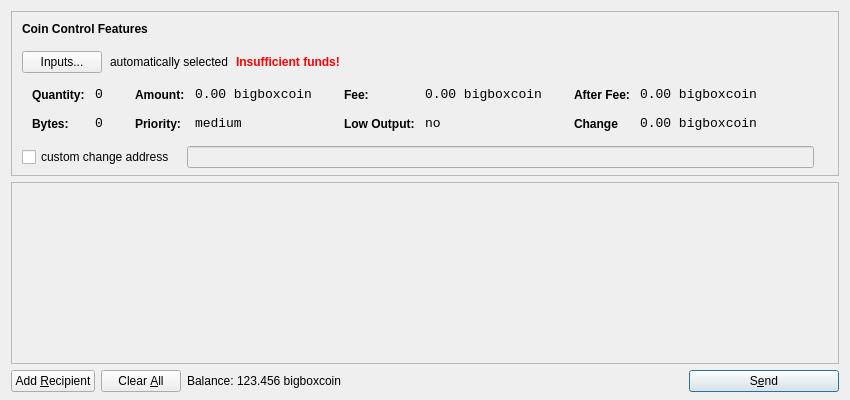
<?xml version="1.0" encoding="UTF-8"?>
<ui version="4.0">
 <class>SendCoinsDialog</class>
 <widget class="QDialog" name="SendCoinsDialog">
  <property name="geometry">
   <rect>
    <x>0</x>
    <y>0</y>
    <width>850</width>
    <height>400</height>
   </rect>
  </property>
  <property name="windowTitle">
   <string>Send Coins</string>
  </property>
  <layout class="QVBoxLayout" name="verticalLayout" stretch="0,1,0">
   <property name="bottomMargin">
    <number>8</number>
   </property>
   <item>
    <widget class="QFrame" name="frameCoinControl">
     <property name="sizePolicy">
      <sizepolicy hsizetype="Expanding" vsizetype="Expanding">
       <horstretch>0</horstretch>
       <verstretch>0</verstretch>
      </sizepolicy>
     </property>
     <property name="maximumSize">
      <size>
       <width>16777215</width>
       <height>16777215</height>
      </size>
     </property>
     <property name="frameShape">
      <enum>QFrame::StyledPanel</enum>
     </property>
     <property name="frameShadow">
      <enum>QFrame::Sunken</enum>
     </property>
     <layout class="QVBoxLayout" name="verticalLayoutCoinControl2">
      <property name="spacing">
       <number>-1</number>
      </property>
      <property name="leftMargin">
       <number>0</number>
      </property>
      <property name="topMargin">
       <number>0</number>
      </property>
      <property name="rightMargin">
       <number>0</number>
      </property>
      <property name="bottomMargin">
       <number>6</number>
      </property>
      <item>
       <layout class="QVBoxLayout" name="verticalLayoutCoinControl" stretch="0,0,0,0,1">
        <property name="spacing">
         <number>0</number>
        </property>
        <property name="leftMargin">
         <number>10</number>
        </property>
        <property name="topMargin">
         <number>10</number>
        </property>
        <item>
         <layout class="QHBoxLayout" name="horizontalLayoutCoinControl1">
          <property name="bottomMargin">
           <number>15</number>
          </property>
          <item>
           <widget class="QLabel" name="labelCoinControlFeatures">
            <property name="sizePolicy">
             <sizepolicy hsizetype="Preferred" vsizetype="Maximum">
              <horstretch>0</horstretch>
              <verstretch>0</verstretch>
             </sizepolicy>
            </property>
            <property name="font">
             <font>
              <weight>75</weight>
              <bold>true</bold>
             </font>
            </property>
            <property name="styleSheet">
             <string notr="true">font-weight:bold;</string>
            </property>
            <property name="text">
             <string>Coin Control Features</string>
            </property>
           </widget>
          </item>
         </layout>
        </item>
        <item>
         <layout class="QHBoxLayout" name="horizontalLayoutCoinControl2" stretch="0,0,0,0">
          <property name="spacing">
           <number>8</number>
          </property>
          <property name="bottomMargin">
           <number>10</number>
          </property>
          <item>
           <widget class="QPushButton" name="pushButtonCoinControl">
            <property name="styleSheet">
             <string notr="true"/>
            </property>
            <property name="text">
             <string>Inputs...</string>
            </property>
           </widget>
          </item>
          <item>
           <widget class="QLabel" name="labelCoinControlAutomaticallySelected">
            <property name="text">
             <string>automatically selected</string>
            </property>
            <property name="margin">
             <number>5</number>
            </property>
           </widget>
          </item>
          <item>
           <widget class="QLabel" name="labelCoinControlInsuffFunds">
            <property name="font">
             <font>
              <weight>75</weight>
              <bold>true</bold>
             </font>
            </property>
            <property name="styleSheet">
             <string notr="true">color:red;font-weight:bold;</string>
            </property>
            <property name="text">
             <string>Insufficient funds!</string>
            </property>
            <property name="margin">
             <number>5</number>
            </property>
           </widget>
          </item>
          <item>
           <spacer name="horizontalSpacerCoinControl">
            <property name="orientation">
             <enum>Qt::Horizontal</enum>
            </property>
            <property name="sizeHint" stdset="0">
             <size>
              <width>40</width>
              <height>1</height>
             </size>
            </property>
           </spacer>
          </item>
         </layout>
        </item>
        <item>
         <widget class="QWidget" name="widgetCoinControl" native="true">
          <property name="sizePolicy">
           <sizepolicy hsizetype="Preferred" vsizetype="Preferred">
            <horstretch>0</horstretch>
            <verstretch>0</verstretch>
           </sizepolicy>
          </property>
          <property name="minimumSize">
           <size>
            <width>0</width>
            <height>0</height>
           </size>
          </property>
          <property name="styleSheet">
           <string notr="true"/>
          </property>
          <layout class="QHBoxLayout" name="horizontalLayoutCoinControl5">
           <property name="margin">
            <number>0</number>
           </property>
           <item>
            <layout class="QHBoxLayout" name="horizontalLayoutCoinControl3" stretch="0,0,0,1">
             <property name="spacing">
              <number>20</number>
             </property>
             <property name="topMargin">
              <number>0</number>
             </property>
             <property name="bottomMargin">
              <number>10</number>
             </property>
             <item>
              <layout class="QFormLayout" name="formLayoutCoinControl1">
               <property name="horizontalSpacing">
                <number>10</number>
               </property>
               <property name="verticalSpacing">
                <number>14</number>
               </property>
               <property name="leftMargin">
                <number>10</number>
               </property>
               <property name="topMargin">
                <number>4</number>
               </property>
               <property name="rightMargin">
                <number>6</number>
               </property>
               <item row="0" column="0">
                <widget class="QLabel" name="labelCoinControlQuantityText">
                 <property name="styleSheet">
                  <string notr="true">font-weight:bold;</string>
                 </property>
                 <property name="text">
                  <string>Quantity:</string>
                 </property>
                 <property name="margin">
                  <number>0</number>
                 </property>
                </widget>
               </item>
               <item row="0" column="1">
                <widget class="QLabel" name="labelCoinControlQuantity">
                 <property name="font">
                  <font>
                   <family>Monospace</family>
                   <pointsize>10</pointsize>
                  </font>
                 </property>
                 <property name="cursor">
                  <cursorShape>IBeamCursor</cursorShape>
                 </property>
                 <property name="contextMenuPolicy">
                  <enum>Qt::ActionsContextMenu</enum>
                 </property>
                 <property name="text">
                  <string>0</string>
                 </property>
                 <property name="margin">
                  <number>0</number>
                 </property>
                 <property name="textInteractionFlags">
                  <set>Qt::LinksAccessibleByMouse|Qt::TextSelectableByKeyboard|Qt::TextSelectableByMouse</set>
                 </property>
                </widget>
               </item>
               <item row="1" column="0">
                <widget class="QLabel" name="labelCoinControlBytesText">
                 <property name="styleSheet">
                  <string notr="true">font-weight:bold;</string>
                 </property>
                 <property name="text">
                  <string>Bytes:</string>
                 </property>
                </widget>
               </item>
               <item row="1" column="1">
                <widget class="QLabel" name="labelCoinControlBytes">
                 <property name="font">
                  <font>
                   <family>Monospace</family>
                   <pointsize>10</pointsize>
                  </font>
                 </property>
                 <property name="cursor">
                  <cursorShape>IBeamCursor</cursorShape>
                 </property>
                 <property name="contextMenuPolicy">
                  <enum>Qt::ActionsContextMenu</enum>
                 </property>
                 <property name="text">
                  <string>0</string>
                 </property>
                 <property name="textInteractionFlags">
                  <set>Qt::LinksAccessibleByMouse|Qt::TextSelectableByKeyboard|Qt::TextSelectableByMouse</set>
                 </property>
                </widget>
               </item>
              </layout>
             </item>
             <item>
              <layout class="QFormLayout" name="formLayoutCoinControl2">
               <property name="horizontalSpacing">
                <number>10</number>
               </property>
               <property name="verticalSpacing">
                <number>14</number>
               </property>
               <property name="leftMargin">
                <number>6</number>
               </property>
               <property name="topMargin">
                <number>4</number>
               </property>
               <property name="rightMargin">
                <number>6</number>
               </property>
               <item row="0" column="0">
                <widget class="QLabel" name="labelCoinControlAmountText">
                 <property name="styleSheet">
                  <string notr="true">font-weight:bold;</string>
                 </property>
                 <property name="text">
                  <string>Amount:</string>
                 </property>
                 <property name="margin">
                  <number>0</number>
                 </property>
                </widget>
               </item>
               <item row="0" column="1">
                <widget class="QLabel" name="labelCoinControlAmount">
                 <property name="font">
                  <font>
                   <family>Monospace</family>
                   <pointsize>10</pointsize>
                  </font>
                 </property>
                 <property name="cursor">
                  <cursorShape>IBeamCursor</cursorShape>
                 </property>
                 <property name="contextMenuPolicy">
                  <enum>Qt::ActionsContextMenu</enum>
                 </property>
                 <property name="text">
                  <string>0.00 bigboxcoin</string>
                 </property>
                 <property name="textInteractionFlags">
                  <set>Qt::LinksAccessibleByMouse|Qt::TextSelectableByKeyboard|Qt::TextSelectableByMouse</set>
                 </property>
                </widget>
               </item>
               <item row="1" column="0">
                <widget class="QLabel" name="labelCoinControlPriorityText">
                 <property name="styleSheet">
                  <string notr="true">font-weight:bold;</string>
                 </property>
                 <property name="text">
                  <string>Priority:</string>
                 </property>
                </widget>
               </item>
               <item row="1" column="1">
                <widget class="QLabel" name="labelCoinControlPriority">
                 <property name="font">
                  <font>
                   <family>Monospace</family>
                   <pointsize>10</pointsize>
                  </font>
                 </property>
                 <property name="cursor">
                  <cursorShape>IBeamCursor</cursorShape>
                 </property>
                 <property name="contextMenuPolicy">
                  <enum>Qt::ActionsContextMenu</enum>
                 </property>
                 <property name="text">
                  <string>medium</string>
                 </property>
                 <property name="textInteractionFlags">
                  <set>Qt::LinksAccessibleByMouse|Qt::TextSelectableByKeyboard|Qt::TextSelectableByMouse</set>
                 </property>
                </widget>
               </item>
              </layout>
             </item>
             <item>
              <layout class="QFormLayout" name="formLayoutCoinControl3">
               <property name="horizontalSpacing">
                <number>10</number>
               </property>
               <property name="verticalSpacing">
                <number>14</number>
               </property>
               <property name="leftMargin">
                <number>6</number>
               </property>
               <property name="topMargin">
                <number>4</number>
               </property>
               <property name="rightMargin">
                <number>6</number>
               </property>
               <item row="0" column="0">
                <widget class="QLabel" name="labelCoinControlFeeText">
                 <property name="styleSheet">
                  <string notr="true">font-weight:bold;</string>
                 </property>
                 <property name="text">
                  <string>Fee:</string>
                 </property>
                 <property name="margin">
                  <number>0</number>
                 </property>
                </widget>
               </item>
               <item row="0" column="1">
                <widget class="QLabel" name="labelCoinControlFee">
                 <property name="font">
                  <font>
                   <family>Monospace</family>
                   <pointsize>10</pointsize>
                  </font>
                 </property>
                 <property name="cursor">
                  <cursorShape>IBeamCursor</cursorShape>
                 </property>
                 <property name="contextMenuPolicy">
                  <enum>Qt::ActionsContextMenu</enum>
                 </property>
                 <property name="text">
                  <string>0.00 bigboxcoin</string>
                 </property>
                 <property name="textInteractionFlags">
                  <set>Qt::LinksAccessibleByMouse|Qt::TextSelectableByKeyboard|Qt::TextSelectableByMouse</set>
                 </property>
                </widget>
               </item>
               <item row="1" column="0">
                <widget class="QLabel" name="labelCoinControlLowOutputText">
                 <property name="styleSheet">
                  <string notr="true">font-weight:bold;</string>
                 </property>
                 <property name="text">
                  <string>Low Output:</string>
                 </property>
                </widget>
               </item>
               <item row="1" column="1">
                <widget class="QLabel" name="labelCoinControlLowOutput">
                 <property name="font">
                  <font>
                   <family>Monospace</family>
                   <pointsize>10</pointsize>
                  </font>
                 </property>
                 <property name="cursor">
                  <cursorShape>IBeamCursor</cursorShape>
                 </property>
                 <property name="contextMenuPolicy">
                  <enum>Qt::ActionsContextMenu</enum>
                 </property>
                 <property name="text">
                  <string>no</string>
                 </property>
                 <property name="textInteractionFlags">
                  <set>Qt::LinksAccessibleByMouse|Qt::TextSelectableByKeyboard|Qt::TextSelectableByMouse</set>
                 </property>
                </widget>
               </item>
              </layout>
             </item>
             <item>
              <layout class="QFormLayout" name="formLayoutCoinControl4">
               <property name="horizontalSpacing">
                <number>10</number>
               </property>
               <property name="verticalSpacing">
                <number>14</number>
               </property>
               <property name="leftMargin">
                <number>6</number>
               </property>
               <property name="topMargin">
                <number>4</number>
               </property>
               <property name="rightMargin">
                <number>6</number>
               </property>
               <item row="0" column="0">
                <widget class="QLabel" name="labelCoinControlAfterFeeText">
                 <property name="styleSheet">
                  <string notr="true">font-weight:bold;</string>
                 </property>
                 <property name="text">
                  <string>After Fee:</string>
                 </property>
                 <property name="margin">
                  <number>0</number>
                 </property>
                </widget>
               </item>
               <item row="0" column="1">
                <widget class="QLabel" name="labelCoinControlAfterFee">
                 <property name="font">
                  <font>
                   <family>Monospace</family>
                   <pointsize>10</pointsize>
                  </font>
                 </property>
                 <property name="cursor">
                  <cursorShape>IBeamCursor</cursorShape>
                 </property>
                 <property name="contextMenuPolicy">
                  <enum>Qt::ActionsContextMenu</enum>
                 </property>
                 <property name="text">
                  <string>0.00 bigboxcoin</string>
                 </property>
                 <property name="textInteractionFlags">
                  <set>Qt::LinksAccessibleByMouse|Qt::TextSelectableByKeyboard|Qt::TextSelectableByMouse</set>
                 </property>
                </widget>
               </item>
               <item row="1" column="0">
                <widget class="QLabel" name="labelCoinControlChangeText">
                 <property name="styleSheet">
                  <string notr="true">font-weight:bold;</string>
                 </property>
                 <property name="text">
                  <string>Change</string>
                 </property>
                </widget>
               </item>
               <item row="1" column="1">
                <widget class="QLabel" name="labelCoinControlChange">
                 <property name="font">
                  <font>
                   <family>Monospace</family>
                   <pointsize>10</pointsize>
                  </font>
                 </property>
                 <property name="cursor">
                  <cursorShape>IBeamCursor</cursorShape>
                 </property>
                 <property name="contextMenuPolicy">
                  <enum>Qt::ActionsContextMenu</enum>
                 </property>
                 <property name="text">
                  <string>0.00 bigboxcoin</string>
                 </property>
                 <property name="textInteractionFlags">
                  <set>Qt::LinksAccessibleByMouse|Qt::TextSelectableByKeyboard|Qt::TextSelectableByMouse</set>
                 </property>
                </widget>
               </item>
              </layout>
             </item>
            </layout>
           </item>
          </layout>
         </widget>
        </item>
        <item>
         <layout class="QHBoxLayout" name="horizontalLayoutCoinControl4" stretch="0,0,0">
          <property name="spacing">
           <number>12</number>
          </property>
          <property name="sizeConstraint">
           <enum>QLayout::SetDefaultConstraint</enum>
          </property>
          <property name="topMargin">
           <number>5</number>
          </property>
          <property name="rightMargin">
           <number>5</number>
          </property>
          <item>
           <widget class="QCheckBox" name="checkBoxCoinControlChange">
            <property name="text">
             <string>custom change address</string>
            </property>
           </widget>
          </item>
          <item>
           <widget class="QLineEdit" name="lineEditCoinControlChange">
            <property name="enabled">
             <bool>false</bool>
            </property>
            <property name="sizePolicy">
             <sizepolicy hsizetype="Expanding" vsizetype="Fixed">
              <horstretch>0</horstretch>
              <verstretch>0</verstretch>
             </sizepolicy>
            </property>
           </widget>
          </item>
          <item>
           <widget class="QLabel" name="labelCoinControlChangeLabel">
            <property name="sizePolicy">
             <sizepolicy hsizetype="Preferred" vsizetype="Expanding">
              <horstretch>0</horstretch>
              <verstretch>0</verstretch>
             </sizepolicy>
            </property>
            <property name="minimumSize">
             <size>
              <width>0</width>
              <height>0</height>
             </size>
            </property>
            <property name="text">
             <string/>
            </property>
            <property name="margin">
             <number>3</number>
            </property>
           </widget>
          </item>
         </layout>
        </item>
        <item>
         <spacer name="verticalSpacerCoinControl">
          <property name="orientation">
           <enum>Qt::Vertical</enum>
          </property>
          <property name="sizeHint" stdset="0">
           <size>
            <width>800</width>
            <height>1</height>
           </size>
          </property>
         </spacer>
        </item>
       </layout>
      </item>
     </layout>
    </widget>
   </item>
   <item>
    <widget class="QScrollArea" name="scrollArea">
     <property name="widgetResizable">
      <bool>true</bool>
     </property>
     <widget class="QWidget" name="scrollAreaWidgetContents">
      <property name="geometry">
       <rect>
        <x>0</x>
        <y>0</y>
        <width>830</width>
        <height>165</height>
       </rect>
      </property>
      <layout class="QVBoxLayout" name="verticalLayout_2">
       <property name="margin">
        <number>0</number>
       </property>
       <item>
        <layout class="QVBoxLayout" name="entries">
         <property name="spacing">
          <number>6</number>
         </property>
        </layout>
       </item>
       <item>
        <spacer name="verticalSpacer">
         <property name="orientation">
          <enum>Qt::Vertical</enum>
         </property>
         <property name="sizeHint" stdset="0">
          <size>
           <width>20</width>
           <height>40</height>
          </size>
         </property>
        </spacer>
       </item>
      </layout>
     </widget>
    </widget>
   </item>
   <item>
    <layout class="QHBoxLayout" name="horizontalLayout">
     <item>
      <widget class="QPushButton" name="addButton">
       <property name="toolTip">
        <string>Send to multiple recipients at once</string>
       </property>
       <property name="text">
        <string>Add &amp;Recipient</string>
       </property>
       <property name="icon">
        <iconset resource="../bitcoin.qrc">
         <normaloff>:/icons/add</normaloff>:/icons/add</iconset>
       </property>
       <property name="autoDefault">
        <bool>false</bool>
       </property>
      </widget>
     </item>
     <item>
      <widget class="QPushButton" name="clearButton">
       <property name="sizePolicy">
        <sizepolicy hsizetype="Minimum" vsizetype="Fixed">
         <horstretch>0</horstretch>
         <verstretch>0</verstretch>
        </sizepolicy>
       </property>
       <property name="toolTip">
        <string>Remove all transaction fields</string>
       </property>
       <property name="text">
        <string>Clear &amp;All</string>
       </property>
       <property name="icon">
        <iconset resource="../bitcoin.qrc">
         <normaloff>:/icons/remove</normaloff>:/icons/remove</iconset>
       </property>
       <property name="autoRepeatDelay">
        <number>300</number>
       </property>
       <property name="autoDefault">
        <bool>false</bool>
       </property>
      </widget>
     </item>
     <item>
      <layout class="QHBoxLayout" name="horizontalLayout_2">
       <property name="spacing">
        <number>3</number>
       </property>
       <item>
        <widget class="QLabel" name="label">
         <property name="sizePolicy">
          <sizepolicy hsizetype="Preferred" vsizetype="Fixed">
           <horstretch>0</horstretch>
           <verstretch>0</verstretch>
          </sizepolicy>
         </property>
         <property name="text">
          <string>Balance:</string>
         </property>
        </widget>
       </item>
       <item>
        <widget class="QLabel" name="labelBalance">
         <property name="sizePolicy">
          <sizepolicy hsizetype="Preferred" vsizetype="Fixed">
           <horstretch>0</horstretch>
           <verstretch>0</verstretch>
          </sizepolicy>
         </property>
         <property name="cursor">
          <cursorShape>IBeamCursor</cursorShape>
         </property>
         <property name="text">
          <string>123.456 bigboxcoin</string>
         </property>
         <property name="textInteractionFlags">
          <set>Qt::LinksAccessibleByMouse|Qt::TextSelectableByKeyboard|Qt::TextSelectableByMouse</set>
         </property>
        </widget>
       </item>
      </layout>
     </item>
     <item>
      <spacer name="horizontalSpacer">
       <property name="orientation">
        <enum>Qt::Horizontal</enum>
       </property>
       <property name="sizeHint" stdset="0">
        <size>
         <width>40</width>
         <height>20</height>
        </size>
       </property>
      </spacer>
     </item>
     <item>
      <widget class="QPushButton" name="sendButton">
       <property name="minimumSize">
        <size>
         <width>150</width>
         <height>0</height>
        </size>
       </property>
       <property name="toolTip">
        <string>Confirm the send action</string>
       </property>
       <property name="text">
        <string>S&amp;end</string>
       </property>
       <property name="icon">
        <iconset resource="../bitcoin.qrc">
         <normaloff>:/icons/send</normaloff>:/icons/send</iconset>
       </property>
       <property name="default">
        <bool>true</bool>
       </property>
      </widget>
     </item>
    </layout>
   </item>
  </layout>
 </widget>
 <resources>
  <include location="../bitcoin.qrc"/>
 </resources>
 <connections/>
</ui>
